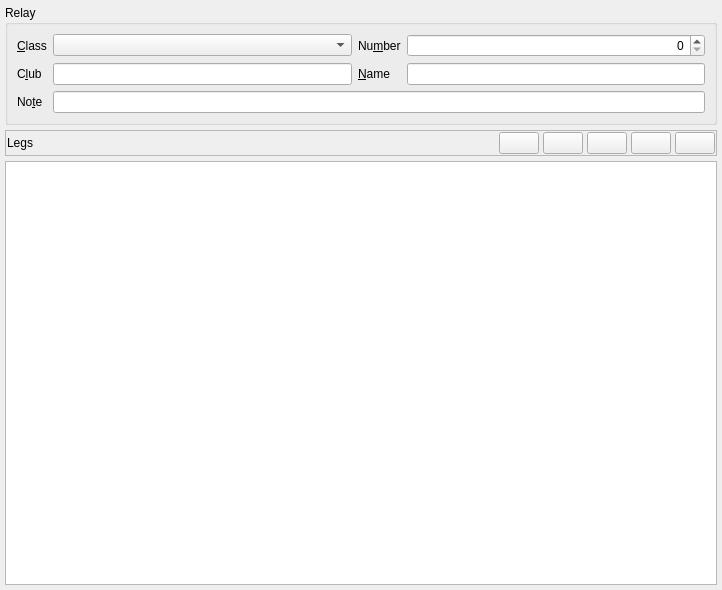
<?xml version="1.0" encoding="UTF-8"?>
<ui version="4.0">
 <class>RelayWidget</class>
 <widget class="QWidget" name="RelayWidget">
  <property name="geometry">
   <rect>
    <x>0</x>
    <y>0</y>
    <width>722</width>
    <height>590</height>
   </rect>
  </property>
  <property name="windowTitle">
   <string>Form</string>
  </property>
  <layout class="QVBoxLayout" name="verticalLayout_2">
   <property name="spacing">
    <number>5</number>
   </property>
   <property name="leftMargin">
    <number>5</number>
   </property>
   <property name="topMargin">
    <number>5</number>
   </property>
   <property name="rightMargin">
    <number>5</number>
   </property>
   <property name="bottomMargin">
    <number>5</number>
   </property>
   <item>
    <widget class="QGroupBox" name="groupBox_2">
     <property name="title">
      <string>Relay</string>
     </property>
     <layout class="QGridLayout" name="gridLayout">
      <item row="1" column="2">
       <widget class="QLabel" name="label_4">
        <property name="text">
         <string>&amp;Name</string>
        </property>
        <property name="buddy">
         <cstring>lineEdit_6</cstring>
        </property>
       </widget>
      </item>
      <item row="0" column="0">
       <widget class="QLabel" name="label">
        <property name="text">
         <string>&amp;Class</string>
        </property>
        <property name="buddy">
         <cstring>cbxClass</cstring>
        </property>
       </widget>
      </item>
      <item row="1" column="0">
       <widget class="QLabel" name="label_3">
        <property name="text">
         <string>C&amp;lub</string>
        </property>
        <property name="buddy">
         <cstring>lineEdit_6</cstring>
        </property>
       </widget>
      </item>
      <item row="3" column="0">
       <widget class="QLabel" name="label_9">
        <property name="text">
         <string>No&amp;te</string>
        </property>
        <property name="buddy">
         <cstring>lineEdit_8</cstring>
        </property>
       </widget>
      </item>
      <item row="0" column="1">
       <widget class="qf::qmlwidgets::ForeignKeyComboBox" name="cbxClass">
        <property name="dataId" stdset="0">
         <string notr="true">relays.classId</string>
        </property>
       </widget>
      </item>
      <item row="1" column="3">
       <widget class="qf::qmlwidgets::LineEdit" name="lineEdit_6">
        <property name="dataId" stdset="0">
         <string notr="true">relays.name</string>
        </property>
       </widget>
      </item>
      <item row="1" column="1">
       <widget class="qf::qmlwidgets::LineEdit" name="lineEdit_7">
        <property name="dataId" stdset="0">
         <string notr="true">relays.club</string>
        </property>
       </widget>
      </item>
      <item row="0" column="2">
       <widget class="QLabel" name="label_5">
        <property name="text">
         <string>Nu&amp;mber</string>
        </property>
        <property name="buddy">
         <cstring>lineEdit_6</cstring>
        </property>
       </widget>
      </item>
      <item row="0" column="3">
       <widget class="qf::qmlwidgets::SpinBox" name="spinBox">
        <property name="alignment">
         <set>Qt::AlignRight|Qt::AlignTrailing|Qt::AlignVCenter</set>
        </property>
        <property name="maximum">
         <number>9999999</number>
        </property>
        <property name="dataId" stdset="0">
         <string notr="true">relays.number</string>
        </property>
       </widget>
      </item>
      <item row="3" column="1" colspan="3">
       <widget class="qf::qmlwidgets::LineEdit" name="lineEdit_8">
        <property name="dataId" stdset="0">
         <string notr="true">relays.note</string>
        </property>
       </widget>
      </item>
     </layout>
    </widget>
   </item>
   <item>
    <widget class="QFrame" name="frame">
     <property name="frameShape">
      <enum>QFrame::StyledPanel</enum>
     </property>
     <property name="frameShadow">
      <enum>QFrame::Raised</enum>
     </property>
     <layout class="QHBoxLayout" name="horizontalLayout">
      <property name="spacing">
       <number>4</number>
      </property>
      <property name="leftMargin">
       <number>1</number>
      </property>
      <property name="topMargin">
       <number>1</number>
      </property>
      <property name="rightMargin">
       <number>1</number>
      </property>
      <property name="bottomMargin">
       <number>1</number>
      </property>
      <item>
       <widget class="QLabel" name="label_2">
        <property name="text">
         <string>Legs</string>
        </property>
       </widget>
      </item>
      <item>
       <spacer name="horizontalSpacer">
        <property name="orientation">
         <enum>Qt::Horizontal</enum>
        </property>
        <property name="sizeHint" stdset="0">
         <size>
          <width>40</width>
          <height>20</height>
         </size>
        </property>
       </spacer>
      </item>
      <item>
       <widget class="QPushButton" name="btAddLeg">
        <property name="toolTip">
         <string>Add leg Ctrl+Ins</string>
        </property>
        <property name="icon">
         <iconset resource="../../../../../../libqf/libqfqmlwidgets/images/flat/qfqmlwidgets_flat.qrc">
          <normaloff>:/qf/qmlwidgets/images/flat/insert-row.svg</normaloff>:/qf/qmlwidgets/images/flat/insert-row.svg</iconset>
        </property>
        <property name="shortcut">
         <string>Ctrl+Ins</string>
        </property>
       </widget>
      </item>
      <item>
       <widget class="QPushButton" name="btRemoveLeg">
        <property name="toolTip">
         <string>Remove leg Ctrl+Del</string>
        </property>
        <property name="icon">
         <iconset resource="../../../../../../libqf/libqfqmlwidgets/images/flat/qfqmlwidgets_flat.qrc">
          <normaloff>:/qf/qmlwidgets/images/flat/delete-row.svg</normaloff>:/qf/qmlwidgets/images/flat/delete-row.svg</iconset>
        </property>
        <property name="shortcut">
         <string>Ctrl+Del</string>
        </property>
       </widget>
      </item>
      <item>
       <widget class="QPushButton" name="btMoveLegDown">
        <property name="toolTip">
         <string>Move leg down Ctrl+D</string>
        </property>
        <property name="icon">
         <iconset resource="../../../../../../libqf/libqfqmlwidgets/images/flat/qfqmlwidgets_flat.qrc">
          <normaloff>:/qf/qmlwidgets/images/flat/down.svg</normaloff>:/qf/qmlwidgets/images/flat/down.svg</iconset>
        </property>
        <property name="shortcut">
         <string>Ctrl+D</string>
        </property>
       </widget>
      </item>
      <item>
       <widget class="QPushButton" name="btMoveLegUp">
        <property name="toolTip">
         <string>Move leg up Ctrl+U</string>
        </property>
        <property name="icon">
         <iconset resource="../../../../../../libqf/libqfqmlwidgets/images/flat/qfqmlwidgets_flat.qrc">
          <normaloff>:/qf/qmlwidgets/images/flat/up.svg</normaloff>:/qf/qmlwidgets/images/flat/up.svg</iconset>
        </property>
        <property name="shortcut">
         <string>Ctrl+U</string>
        </property>
       </widget>
      </item>
      <item>
       <widget class="QPushButton" name="btReloadLegsTable">
        <property name="toolTip">
         <string>Reload Ctrl+R</string>
        </property>
        <property name="icon">
         <iconset resource="../../../../../../libqf/libqfqmlwidgets/images/flat/qfqmlwidgets_flat.qrc">
          <normaloff>:/qf/qmlwidgets/images/flat/reload.svg</normaloff>:/qf/qmlwidgets/images/flat/reload.svg</iconset>
        </property>
        <property name="shortcut">
         <string>Ctrl+R</string>
        </property>
       </widget>
      </item>
     </layout>
    </widget>
   </item>
   <item>
    <widget class="qf::qmlwidgets::TableView" name="tblLegs"/>
   </item>
  </layout>
 </widget>
 <customwidgets>
  <customwidget>
   <class>qf::qmlwidgets::TableView</class>
   <extends>QTableView</extends>
   <header location="global">qf/qmlwidgets/tableview.h</header>
  </customwidget>
  <customwidget>
   <class>qf::qmlwidgets::LineEdit</class>
   <extends>QLineEdit</extends>
   <header location="global">qf/qmlwidgets/lineedit.h</header>
  </customwidget>
  <customwidget>
   <class>qf::qmlwidgets::ForeignKeyComboBox</class>
   <extends>QComboBox</extends>
   <header location="global">qf/qmlwidgets/combobox.h</header>
  </customwidget>
  <customwidget>
   <class>qf::qmlwidgets::SpinBox</class>
   <extends>QSpinBox</extends>
   <header location="global">qf/qmlwidgets/spinbox.h</header>
  </customwidget>
 </customwidgets>
 <tabstops>
  <tabstop>cbxClass</tabstop>
  <tabstop>spinBox</tabstop>
  <tabstop>lineEdit_7</tabstop>
  <tabstop>lineEdit_6</tabstop>
  <tabstop>lineEdit_8</tabstop>
  <tabstop>btAddLeg</tabstop>
  <tabstop>btRemoveLeg</tabstop>
  <tabstop>btMoveLegDown</tabstop>
  <tabstop>btMoveLegUp</tabstop>
  <tabstop>btReloadLegsTable</tabstop>
  <tabstop>tblLegs</tabstop>
 </tabstops>
 <resources>
  <include location="../../../../../../libqf/libqfqmlwidgets/images/flat/qfqmlwidgets_flat.qrc"/>
 </resources>
 <connections/>
</ui>
